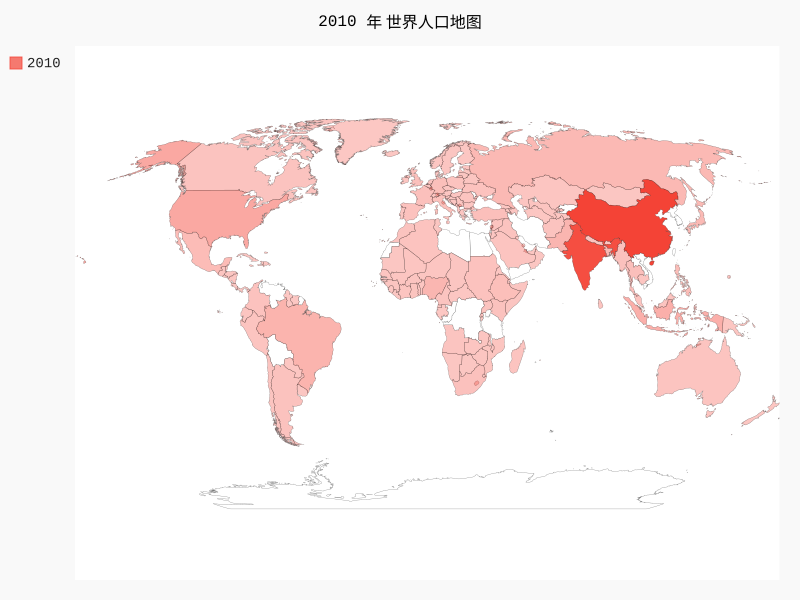

Source code (Python):
import json
import pygal.maps.world
from country_codes import get_country_code
#创建一个包含人口数量的字典
cc_populations={}
filename='population.json'
with open(filename) as f:
    pop_data=json.load(f)
#打印每个国家2010年的人口
for pop_dict in pop_data:
    if pop_dict['Year']=='2010':
        country_name=pop_dict['Country Name']
        population=int(float(pop_dict['Value']))
        code=get_country_code(country_name)
        if code :
            cc_populations[code]=population
wm=pygal.maps.world.World()
wm.title='2010 年 世界人口地图'
wm.add('2010',cc_populations)
wm.render_to_file('world_population.svg')
